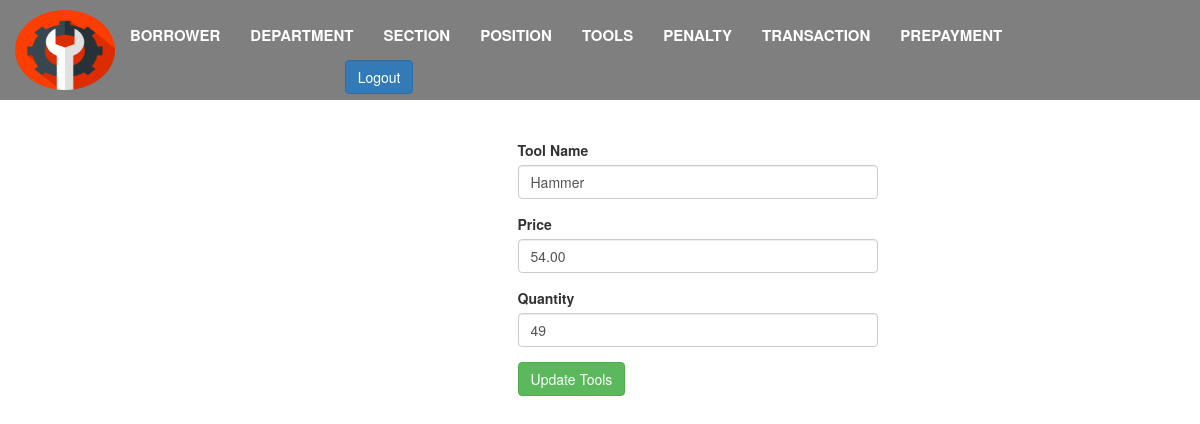
/update_tools.php?id=8, run on the app's committed database.
### tables this page shows
CREATE TABLE `tools` (
  `tool_id` int(11) NOT NULL,
  `tool_name` varchar(50) NOT NULL,
  `price` decimal(6,2) NOT NULL,
  `quantity` int(11) NOT NULL
);

### update_tools.php (the view, shortened to what this page needs)
<?php
	include('include/db_connect.php');
	$tool_id = $_GET['id'];
	$get_tools = mysqli_query($conn, "SELECT * FROM `tools` where tool_id = '$tool_id'");
    $row = mysqli_fetch_array($get_tools);
?>
<!DOCTYPE html>
<html lang="en">
<head>
        <link rel="stylesheet" href="bootstrap-3.3.7/css/bootstrap.min.css">
        <link href="bootstrap-3.3.7/css/mystyle.css"  type="text/css" rel="stylesheet">
</head>
<body>
    <div class="background">
    <nav class="container-fluid">
        <div class="navbar-header">
                <img style="float:left;" alt="Tool System " src="bootstrap-3.3.7/images/8.png" width="100" height="80">
        </div>
    <div class="collapse navbar-collapse" id="bs-example-navbar-collapse-1">
        <ul class="nav navbar-nav">
            <li class=""><a href="borrower.php">Borrower <span class="sr-only">&gt;</span></a></li>
            <li class=""><a href="department.php">Department<span class="sr-only">&gt;</span></a></li>
            <li class=""><a href="section.php">Section<span class="sr-only">&gt;</span></a></li>
            <li class=""><a href="position.php">Position<span class="sr-only">&gt;</span></a></li>
            <li class=""><a href="tools.php">Tools<span class="sr-only">&gt;</span></a></li>
            <li class=""><a href="penalty.php">Penalty<span class="sr-only">&gt;</span></a></li>
            <li class=""><a href="transaction.php">Transaction<span class="sr-only">&gt;</span></a></li>
            <li class=""><a href="prepayment.php">Prepayment<span class="sr-only">&gt;</span></a></li>
        </ul>
        <a class="btn btn-primary" href="login.php">Logout</a></button>
    </div>
</nav>
</div>
<br><br><br><br><br><br><br>
		<div class="container-fluid">
			<form action="?id=<?php echo $_GET['id']; ?>" method="post" enctype="multipart/form-data">
			<div style="text-align:center" class="col-sm-3 col-sm-offset-2">
			</div>
			<div class="col-sm-4">
				<div class="form-group">
					<label for="tool-name">Tool Name</label>
					<input type="text" class="form-control text-field" id="tname" value="<?php echo $row[1] ?>" name="tool_name"  autofocus required>
				</div>
				<div class="form-group">
					<label for="price">Price</label>
					<input type="text" class="form-control text-field"id="price" value="<?php echo $row[2] ?>"  name="price" placeholder="₱00.00" autofocus required>
				</div>
				<div class="form-group">
					<label for="quantity">Quantity</label>
					<input type="text" class="form-control text-field"id="quantity" value="<?php echo $row[3] ?>" name="quantity" autofocus required>
				</div>
                 <button type="submit" name="submit" class="btn btn-success btn-block-sm">Update Tools</button>
                </div>
            </div>
</body>

### data on the page
tools: tool_name "Hammer", price "54.00", quantity "49"
